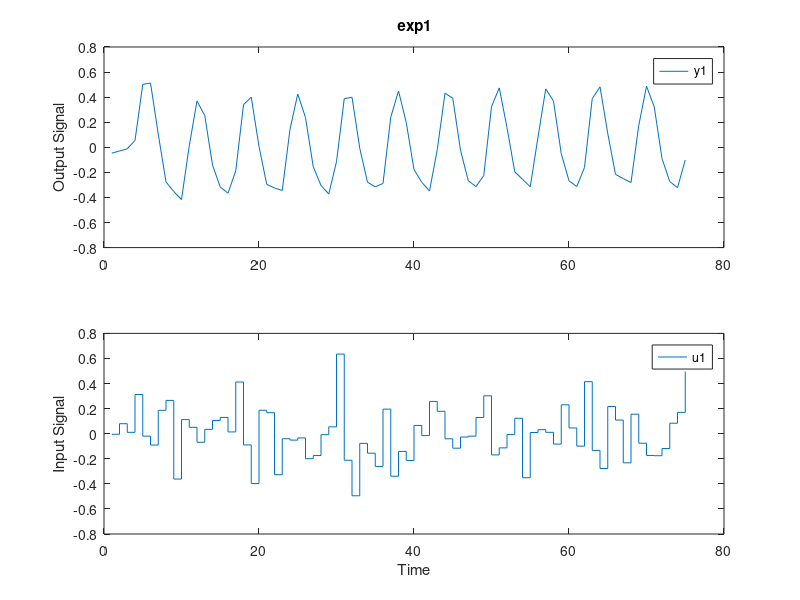
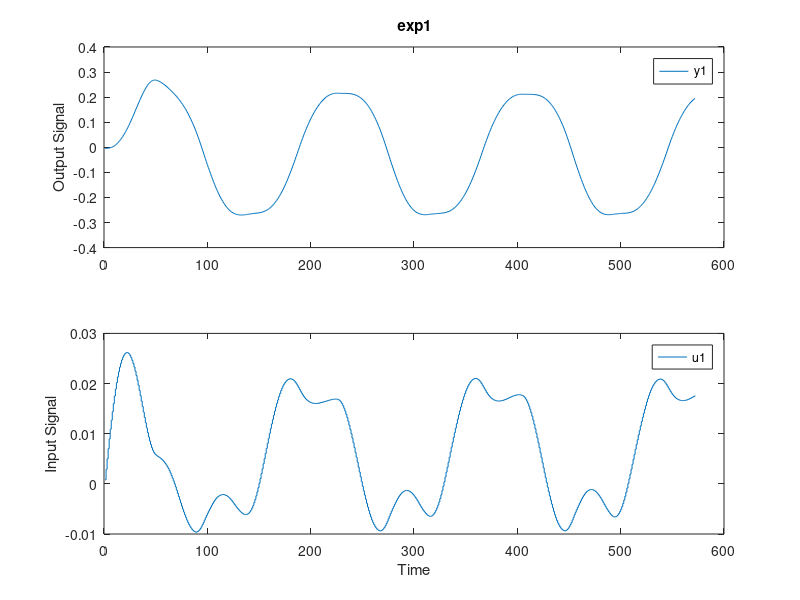

These figures' MATLAB source, in order: (Note: this script raises an error after producing the figures.)
[A,delimiterOut] = importdata('balanced_pitch_lpf.csv')
[B,delimiterOut] = importdata('balanced_roll_lpf.csv')
%[A,delimiterOut] = importdata('balanced_pitch_fix_data.csv')
%[B,delimiterOut] = importdata('balanced_roll_fix_data.csv')
[C,delimiterOut] = importdata('balanced_test_fix.csv')

p_thm = detrend(A.data(:, 5));
p_wm = detrend(A.data(:, 4));
p_am = detrend(A.data(:, 3));
p_iq = detrend(A.data(:, 2));

r_thm = detrend(B.data(:, 9));
r_wm = detrend(B.data(:, 8));
r_am = detrend(B.data(:, 7));
r_iq = detrend(B.data(:, 6));

t_p_thm = C.data(1:572, 5);
t_p_wm = C.data(1:572, 4);
t_p_am = C.data(1:572, 3);
t_p_iq = C.data(1:572, 2);

t_r_thm = C.data(1:572, 9);
t_r_wm = C.data(1:572, 8);
t_r_am = C.data(1:572, 7);
t_r_iq = C.data(1:572, 6);

Ts = 0.4

data = iddata(p_thm, p_iq, Ts) % iddata オブジェクトの生成% y:出力，u:入力，Ts:サンプリング周期 % 入出力データの表示
test = iddata(t_p_thm, t_p_iq, Ts) % iddata オブジェクトの生成% y:出力，u:入力，Ts:サンプリング周期 % 入出力データの表示

figure();
plot(data);
figure();
plot(test);

%identification
%m = ssest(data, 1)
%m_d = ssest(data, 2, 'DisturbanceModel','none')
%mtf = tfest(data, 2, 2) % transfer function with 2 zeros and 2 poles


%mx = arx(data,[1 1 1])
%m2 = tf(mx)
%m3 = d2c(m2)
%b = [-0.04532];
%a = [1 -0.01282];
%[A,B,C,D] = tf2ss(b,a)

%tfx = tfestimate(p_thm, p_iq)
%sysTF = tfest(data,1,0,nan)
%figure();
%h = bodeplot(m3)
%compare(test,m,mtf,mx,1)
%compare(data, m, m_d, 1)
%compare(data, sysTF)


% only kt and inertia
As = [0 1; 0 0];
Bs = [0; NaN];
Cs = [1 0];
Ds = [0];
Ks = [0; 0];
X0s =[0; 0];

A = [0 1; 0 0];
B = [0 ; 0.28];
C = [1 0];
D = [0];

ms = idss(A, B, C, D);

setstruc(ms, As, Bs, Cs, Ds, Ks, X0s)
set(ms,'Ts', 0)

% opt = ssestOptions('EnforceStability', true)

%opt = ssestOptions;
%opt.EnforceStability = true;
%opt.OutputWeight = trace;
%opt.Display = on;
%SPMSM = pem(data, ms)
SPMSM = pem(data, ms, 'trace', 'on')


figure();
compare(data, SPMSM, 1);